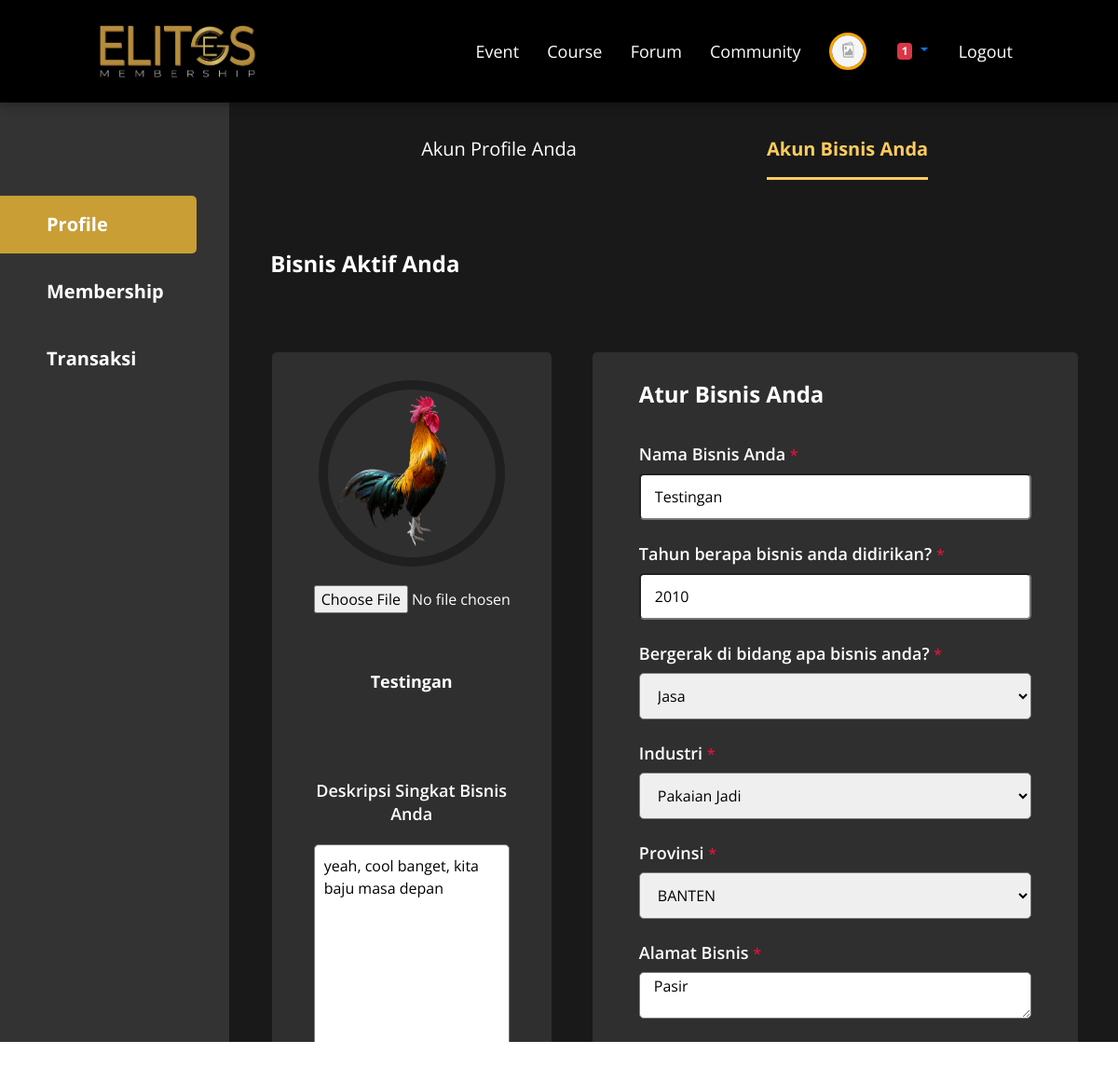
Page /index.php?hal=akun-profile&tuj=profile&mod=akun-bisnis&idpe=16&mau=editbisnis (signed in) on the committed database.
### tables this page shows
CREATE TABLE `user_preneur` (
  `id_userpreneur` int(11) NOT NULL,
  `nama_bisnis` varchar(50) NOT NULL,
  `tahun_dirikan` year(4) NOT NULL,
  `bidang_usaha` varchar(50) NOT NULL,
  `akun_instagram` varchar(25) DEFAULT NULL,
  `page_facebook` varchar(50) DEFAULT NULL,
  `website_bisnis` varchar(25) DEFAULT NULL,
  `omset_bulanan` varchar(27) NOT NULL,
  `jumlah_karyawan` varchar(27) NOT NULL,
  `deskripsi_usaha` text NOT NULL,
  `id_user` int(15) NOT NULL,
  `id_provinsi` int(11) NOT NULL,
  `alamat_bisnis` varchar(100) NOT NULL,
  `email_bisnis` varchar(50) NOT NULL,
  `telp_bisnis` varchar(15) NOT NULL,
  `foto_usaha` varchar(100) NOT NULL,
  `industri` varchar(50) DEFAULT NULL
);

CREATE TABLE `provinsi` (
  `id_provinsi` int(11) NOT NULL,
  `nama_provinsi` varchar(50) NOT NULL
);

### fungsional/data/isiData.php (called while the page is built, shortened)
<?php
    class isiData extends konfigurasi
    {
        public function eksekusiSQL($sqlnya)
        {
            $sambungannya=parent::sambungkan();
            $que = mysqli_query($sambungannya, $sqlnya);
            return $que;
        }
    }
?>

### fungsional/halm/akun-bisnis-edit.php (the view, shortened to what this page needs)
<?php
    $idpreneur = @$_GET['idpe'];
    $perintah = $crud->eksekusiSQl("SELECT *FROM user_preneur
    INNER JOIN user ON user.id_user=user_preneur.id_user
    INNER JOIN provinsi ON provinsi.id_provinsi=user_preneur.id_provinsi
    WHERE user_preneur.id_userpreneur='$idpreneur'
    ");
    foreach ($perintah as $a)
    {
        $nama   = $a['nama_bisnis'];
        $tahun  = $a['tahun_dirikan'];
        $bidang = $a['bidang_usaha'];
        $deskrip = $a['deskripsi_usaha'];
        $foto   = $a['foto_usaha'];
        $nmpr = $a['nama_provinsi'];
        $idpr = $a['id_provinsi'];
        $alamatBis = $a['alamat_bisnis'];
        $industri= $a['industri'];
        if ($foto == "Kosong")
        {
            $folder = "./img/nofoto.png";
        }
        else
        {
            $folder = "./foto/bisnismember/$foto";
        }
    }
?>
<form action="?hal=akun-respon&mode=preneur_edit" method="post" enctype="multipart/form-data">
    <div class="akun-bisnis">
        <div class="content-row-1">
            <div class="akun-data">
                <img id="gambarUsaha" src="<?php echo $folder; ?>">
                <input type="file" name="foto" id="gambarAmbUsaha" onchange="return uploadUsaha(this)"/>
                <br><br><br>
                <h4><?php echo $nama;?></h4>
                <label for="">Deskripsi Singkat Bisnis Anda</label>
                <textarea class="input-data-profile" name="deskripsi" placeholder="Deskripsi Singkat" required><?php echo $deskrip; ?></textarea>
            </div>
        </div>
        <div class="content-row-2 editing">
            <h2>Atur Bisnis Anda</h2>
            <label for="nama-bisnis">Nama Bisnis Anda <font color="crimson" size='3'>*</font></label>
            <input value="<?php echo $nama; ?>" name="nama" required id="nama-bisnis" class="input-data-profile" type="text">
            <label for="tahun-bisnis">Tahun berapa bisnis anda didirikan? <font color="crimson" size='3'>*</font></label>
            <input value="<?php echo $tahun; ?>" type="number" name="tahun" required id="tahun-bisnis" class="input-data-profile">
            <label for="bidang-bisnis">Bergerak di bidang apa bisnis anda? <font color="crimson" size='3'>*</font></label>
            <select class="input-data-profile" name="bidang" required>
                <?php
                    echo
                    "
                    <option value='$bidang'>$bidang</option>
                    ";
                ?>
            </select>
            <label for="industri">Industri <font color="crimson" size='3'>*</font></label>
            <select name="industri" id="industri" class="input-data-profile" required>
                <?php
                    echo
                    "
                    <option value='$industri'>$industri</option>
                    ";
                ?>
            </select>
            <label for="bidang-bisnis">Provinsi <font color="crimson" size='3'>*</font></label>
            <select class="input-data-profile" name="provinsi" required>
                    <?php
                        echo
                        "
                        <option value='$idpr'>$nmpr</option>
                        ";
                    ?>
            </select>
            <label for="alamat-bisnis">Alamat Bisnis <font color="crimson" size='3'>*</font></label>
            <textarea name="alamat" required id="alamat-bisnis" class="input-data-profile" type="text"><?php echo $alamatBis; ?></textarea>
        </div>
    </div>
</form>

### css/ev-design.css (style rules this page uses)
body { font-family: 'Open Sans', sans-serif; font-style: normal; color: #FFFFFF; }

### css/profile.css (style rules this page uses)
.content-row-1 { display: inline-block; vertical-align: top; }
.akun-data { width: 300px; height: 400px; margin-bottom: 45px; padding-top: 30px; padding-bottom: 50px; padding-left: 45px; padding-right: 45px; border-radius: 5px; background-color: #2F2F2F; text-align: center; }
.akun-data img { width: 200px; height: 200px; border-radius: 50%; border: solid 10px rgba(0, 0, 0, 0.35); margin-bottom: 20px; }
.akun-data h4 { font-weight: bold; line-height: 20px; font-size: 18px; margin-bottom: 20px; }
.content-row-2 { display: inline-block; width: 50%; vertical-align: top; padding: 20px 50px; margin-left: 40px; text-align: left; background-color: #2F2F2F; border-radius: 5px; }
.content-row-2 h2 { font-weight: bold; font-size: 24px; line-height: 50px; margin-bottom: 30px; }
.content-row-2 label { font-weight: 600; font-size: 18px; line-height: 19px; display: block; margin-bottom: 0; }
.content-row-2 .input-data-profile { margin-bottom: 27px; margin-top: 10px; height: 50px; width: 100%; border-radius: 5px; padding-left: 15px; color: black; }
.akun-bisnis { position: relative; display: block; width: 100%; padding-top: 20px; padding-bottom: 20px; text-align: center; }
.akun-bisnis .content-row-2 { width: 60%; }
.akun-bisnis .akun-data { height: 1365px; }
.akun-bisnis h4 { font-weight: bold; font-size: 18px; line-height: 50px; margin-bottom: 80px; }
.akun-bisnis .content-row-1 label { font-weight: 600; font-size: 18px; line-height: 25px; display: block; margin-bottom: 10px; }
.akun-bisnis .content-row-1 .input-data-profile { margin-bottom: 27px; margin-top: 10px; height: 40px; width: 100%; border-radius: 5px; padding-left: 5px; color: black; }
.akun-bisnis .content-row-1 textarea.input-data-profile { height: 250px; padding: 10px; }

### rows in the picture
user_preneur: foto_usaha (picture), nama_bisnis "Testingan", deskripsi "yeah, cool banget, kita baju masa depan", nama "Testingan", tahun "2010", bidang "Jasa", industri "Pakaian Jadi", provinsi "BANTEN", alamat "Pasir"

### other values in the picture
$hitung "1"
